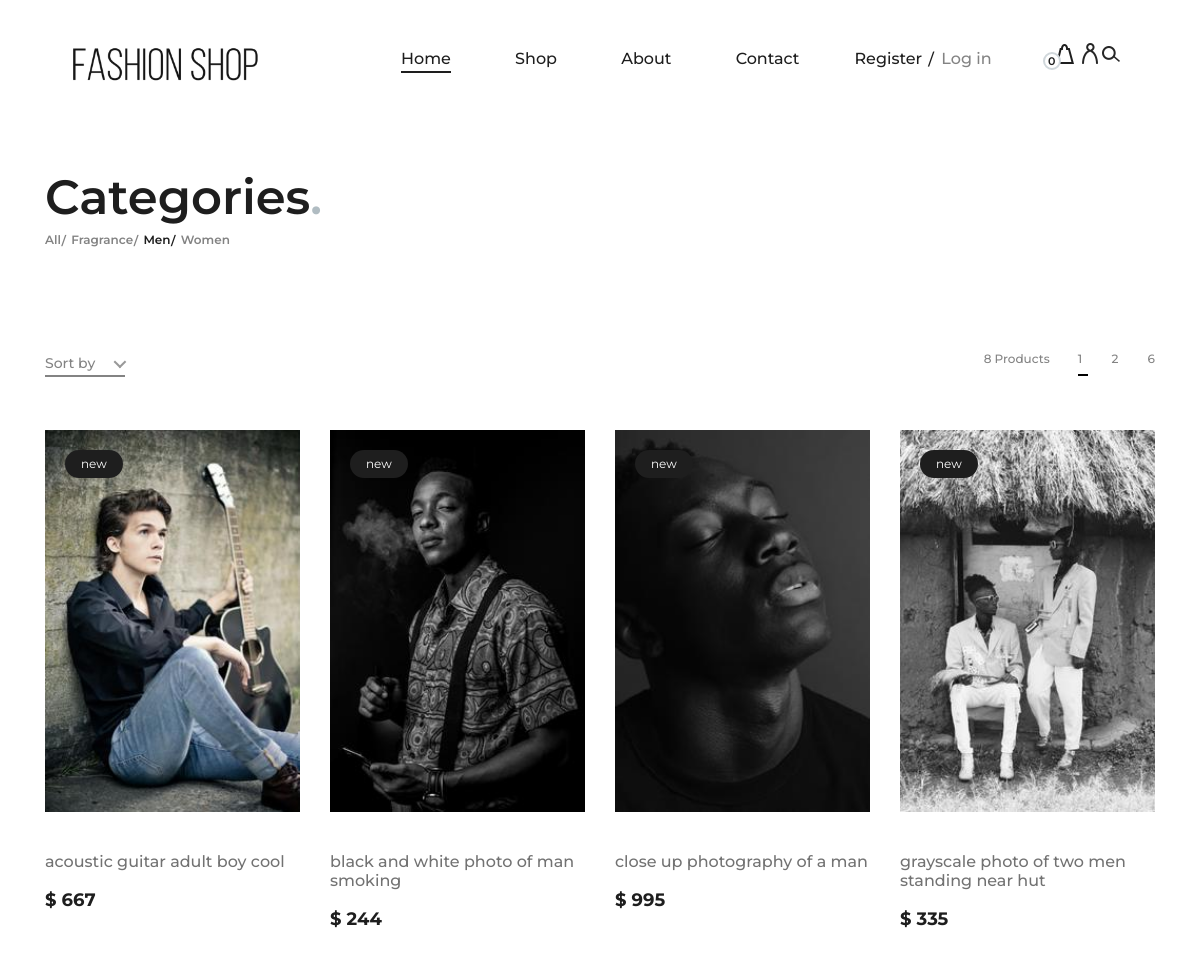
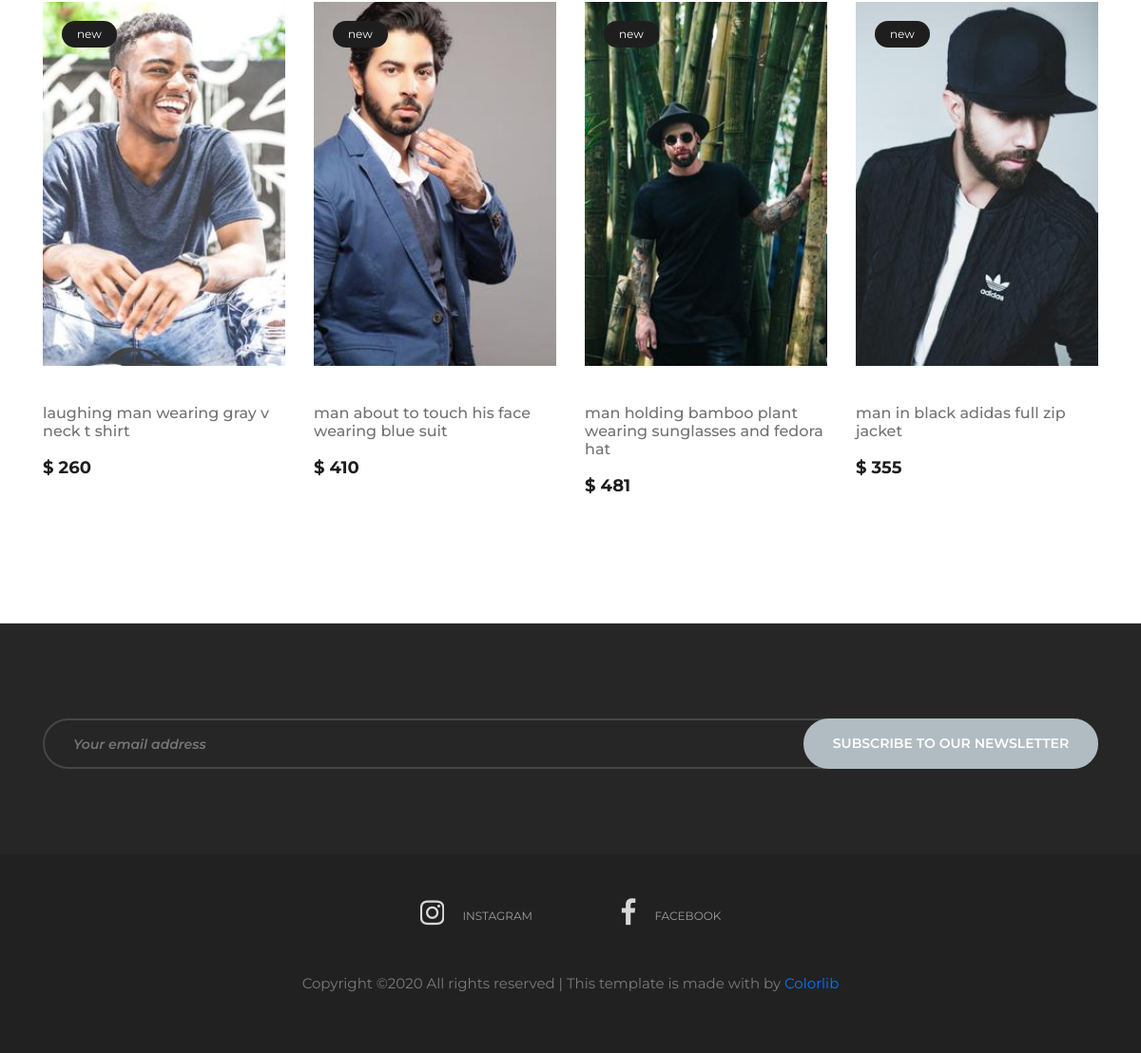
Page /categories/Men on the committed database (2 pictures, top to bottom).
### fashionshop/models.py (models this page shows, shortened)
class Category(db.Model):
    id = db.Column(db.Integer, primary_key = True)
    name = db.Column(db.String(100), nullable = False)
    products = db.relationship('Product', backref='type', lazy = True)

class Product(db.Model):
    id = db.Column(db.Integer, primary_key = True)
    title = db.Column(db.String(100), nullable = False)
    date_posted = db.Column(db.DateTime, nullable = False, default = datetime.utcnow)
    price = db.Column(db.Integer, nullable = False)
    description = db.Column(db.Text, nullable=False)
    image_file = db.Column(db.String(), nullable = True, default='default.jpg')
    category_id = db.Column(db.Integer, db.ForeignKey('category.id'), nullable = False)
    cartitems = db.relationship('CartItem', backref='Product', lazy = True)
    comments = db.relationship('Comment', backref='product', lazy = True)

### fashionshop/routes.py (the view)
@app.route('/categories/<string:category_name>')
def category(category_name):
    page = request.args.get('page', 1, type = int)
    categories = Category.query.all()
    category = Category.query.filter_by(name = category_name).first_or_404()
    products = Product.query.filter_by(type = category).paginate(page = page, per_page = 8)
    return render_template('category.html', title = 'Categories', category = category, products = products, categories = categories,category_name = category_name)

### fashionshop/templates/category.html (shortened to what this page needs)
{% extends "layout.html" %}
{% block content %}
<section class="page-add">
    <div class="container">
        <div class="row">
            <div class="col-lg-4">
                <div class="page-breadcrumb">
                    <h2>Categories<span>.</span></h2>
                    {% if not category %}
                        <a class="active" href="{{ url_for('categories')}}">All</a>
                    {% else %}
                        <a href="{{ url_for('categories')}}">All</a>
                    {% endif%}
                    {% for categori in categories %}
                        {% if categori == category %}
                            <a class="active" href="{{ url_for('category',category_name = categori.name)}}">{{ category.name }}</a>
                        {% else %}
                            <a href="{{ url_for('category',category_name = categori.name)}}">{{ categori.name }}</a>
                        {% endif %}
                    {% endfor %}
                </div>
            </div>
        </div>
    </div>
</section>
<section class="categories-page spad">
    <div class="container">
        <div class="categories-controls">
            <div class="row">
                <div class="col-lg-12">
                    <div class="categories-filter">
                        <div class="cf-left">
                        </div>
                        <div class="cf-right">
                            <span>8 Products</span>
                            {% for page_num in products.iter_pages(left_edge = 1, right_edge = 1, left_current = 1, right_current = 2) %}
                                {% if page_num %}
                                    {% if products.page == page_num %}
                                        <a href="{{ url_for('category', category_name = category_name, page = page_num )}}" class="active"> {{ page_num }}</a>
                                    {% else %}
                                        <a href="{{ url_for('category', category_name = category_name, page = page_num )}}"> {{ page_num }}</a>
                                    {% endif %}
                                {% endif%}
                            {% endfor %}
                        </div>
                    </div>
                </div>
            </div>
        </div>
        <div class="row">
            {% for product in products.items %}
            <div class="col-lg-3 col-md-6">
                <div class="single-product-item">
                    <figure>
                        <img src="{{ url_for('static', filename='img/products/' + product.image_file) }}" alt="">
                        <div class="p-status">new</div>
                    </figure>
                    <div class="product-text">
                        <a href="{{ url_for('product', product_id = product.id)}}">
                            <h6> {{ product.title }}</h6>
                        </a>
                        <p>$ {{ product.price }}</p>
                    </div>
                </div>
            </div>
            {% endfor %}
    </div>
</section>
{% endblock content %}

### fashionshop/static/css/style.css (style rules this page uses)
html, body { height: 100%; font-family: "Montserrat", sans-serif; -webkit-font-smoothing: antialiased; font-smoothing: antialiased; background: none; }
h1, h2, h3, h4, h5, h6 { margin: 0; color: #111111; font-weight: 500; font-family: "Montserrat", sans-serif; }
h2 { font-size: 36px; }
h6 { font-size: 16px; }
p { font-size: 15px; color: #7b7b7b; font-weight: 400; line-height: 1.6; font-family: "Montserrat", sans-serif; margin: 0 0 15px 0; }
img { max-width: 100%; }
.spad { padding-top: 100px; padding-bottom: 100px; }
.single-product-item { margin-bottom: 30px; }
.single-product-item figure { margin-bottom: 40px; position: relative; overflow: hidden; }
.single-product-item figure img { min-width: 100%; }
.single-product-item figure .p-status { position: absolute; left: 20px; top: 20px; padding: 5px 16px; font-size: 12px; background: #1e1e1e; color: #fff; border-radius: 50px; }
.single-product-item .product-text { text-align: center; }
.single-product-item .product-text h6 { color: #727272; margin-bottom: 15px; }
.single-product-item .product-text p { color: #1e1e1e; font-size: 18px; font-weight: 700; margin-bottom: 0; }
.page-add { padding-top: 31px; margin-bottom: 92px; }
.page-add .page-breadcrumb { padding-top: 34px; }
.page-add .page-breadcrumb h2 { color: #1e1e1e; font-size: 48px; font-weight: 600; }
.page-add .page-breadcrumb h2 span { color: #B0BCC2; }
.page-add .page-breadcrumb a { color: #838383; display: inline-block; font-size: 12px; font-weight: 600; margin-right: 6px; position: relative; }
.page-add .page-breadcrumb a.active { color: #1e1e1e; }
.page-add .page-breadcrumb a:last-child:after { display: none; }
.page-add .page-breadcrumb a:after { position: absolute; top: 1px; right: -5px; content: "/"; }
.categories-controls { margin-bottom: 45px; }
.categories-controls .categories-filter .cf-left { float: left; }
.categories-controls .categories-filter .cf-right { float: right; line-height: 30px; }
.categories-controls .categories-filter .cf-right span { color: #838383; font-size: 12px; font-weight: 500; margin-right: 24px; }
.categories-controls .categories-filter .cf-right a { color: #838383; display: inline-block; font-size: 12px; font-weight: 500; margin-right: 25px; position: relative; }
.categories-controls .categories-filter .cf-right a.active:after { opacity: 1; }
.categories-controls .categories-filter .cf-right a:after { position: absolute; left: 0; bottom: -2px; width: 10px; height: 2px; background: #000000; content: ""; opacity: 0; -webkit-transition: all 0.3s; transition: all 0.3s; }
.categories-controls .categories-filter .cf-right a:last-child { margin-right: 0; }
.categories-page { padding-top: 0; }
.categories-page .single-product-item figure { position: relative; z-index: 1; }
.categories-page .single-product-item figure:after { position: absolute; left: 0; top: 0; height: 100%; width: 100%; background: #000000; content: ""; opacity: 0; -webkit-transition: all 0.3s; transition: all 0.3s; }
.categories-page .single-product-item figure .p-status { z-index: 99; }
.categories-page .single-product-item .product-text { text-align: left; display: block; }
.categories-page .single-product-item .product-text a { display: block; }

### rows in the picture
Category: name "Fragrance"
Category: name "Men"
Category: name "Women"
Product: image_file (picture), title "acoustic guitar adult boy cool", price "667"
Product: image_file (picture), title "black and white photo of man smoking", price "244"
Product: image_file (picture), title "close up photography of a man", price "995"
Product: image_file (picture), title "grayscale photo of two men standing near hut", price "335"
Product: image_file (picture), title "laughing man wearing gray v neck t shirt", price "260"
Product: image_file (picture), title "man about to touch his face wearing blue suit", price "410"
Product: image_file (picture), title "man holding bamboo plant wearing sunglasses and fedora hat", price "481"
Product: image_file (picture), title "man in black adidas full zip jacket", price "355"

### other values in the picture
{{ page_num }} "1"
{{ page_num }} "2" "6"
